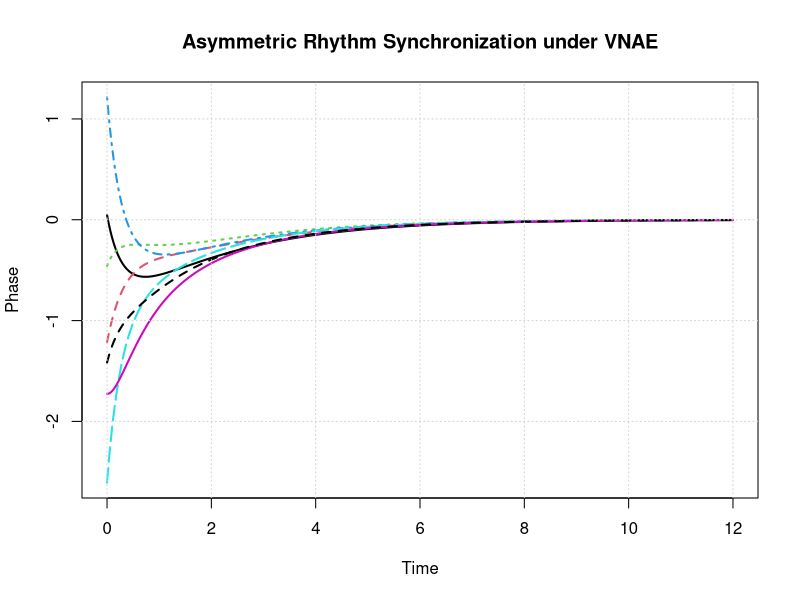

Reproduce this figure in R.
# --------------------------------------------------
# VNAE Asymmetric Synchronization of Biological Rhythms
# Abstract Phase Model
# --------------------------------------------------

rm(list = ls())
set.seed(10)

# Number of oscillatory units
N <- 7

# Asymmetric dissipation parameters (theta_i)
theta <- c(0.2, 0.5, 0.9, 0.4, 0.7, 0.3, 0.6)

# Initial phases (abstract rhythms)
phi0 <- runif(N, -pi, pi)

# Time grid
dt <- 0.01
T  <- 12
time <- seq(0, T, by = dt)

# Ring coupling Laplacian
L <- matrix(0, N, N)
for (i in 1:N) {
  L[i, i] <- 2
  L[i, (i %% N) + 1] <- -1
  L[i, ((i - 2 + N) %% N) + 1] <- -1
}

# Storage
Phi <- matrix(0, length(time), N)
Phi[1, ] <- phi0

# Dynamics
for (t in 2:length(time)) {
  phi <- Phi[t - 1, ]
  dphi <- -L %*% phi - theta * phi
  Phi[t, ] <- phi + dt * dphi
}

# Visualization
matplot(time, Phi, type = "l", lwd = 2,
        xlab = "Time",
        ylab = "Phase",
        main = "Asymmetric Rhythm Synchronization under VNAE")
grid()
